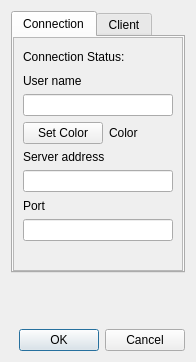
<?xml version="1.0" encoding="UTF-8"?>
<ui version="4.0">
 <class>SettingDlg</class>
 <widget class="QDialog" name="SettingDlg">
  <property name="geometry">
   <rect>
    <x>0</x>
    <y>0</y>
    <width>196</width>
    <height>362</height>
   </rect>
  </property>
  <property name="windowTitle">
   <string>Setting</string>
  </property>
  <layout class="QVBoxLayout" name="verticalLayout_5">
   <item>
    <widget class="QTabWidget" name="tabWidget">
     <property name="currentIndex">
      <number>0</number>
     </property>
     <widget class="QWidget" name="tabConnection">
      <attribute name="title">
       <string>Connection</string>
      </attribute>
      <layout class="QVBoxLayout" name="verticalLayout_4">
       <property name="margin">
        <number>0</number>
       </property>
       <item>
        <widget class="QScrollArea" name="scrollArea">
         <property name="widgetResizable">
          <bool>true</bool>
         </property>
         <widget class="QWidget" name="scrollAreaWidgetContents">
          <property name="geometry">
           <rect>
            <x>0</x>
            <y>0</y>
            <width>168</width>
            <height>235</height>
           </rect>
          </property>
          <layout class="QVBoxLayout" name="verticalLayout">
           <item>
            <layout class="QHBoxLayout" name="horizontalLayout">
             <item>
              <widget class="QLabel" name="label_4">
               <property name="text">
                <string>Connection Status: </string>
               </property>
              </widget>
             </item>
             <item>
              <widget class="QLabel" name="labelLight"/>
             </item>
             <item>
              <spacer name="horizontalSpacer">
               <property name="orientation">
                <enum>Qt::Horizontal</enum>
               </property>
               <property name="sizeHint" stdset="0">
                <size>
                 <width>40</width>
                 <height>20</height>
                </size>
               </property>
              </spacer>
             </item>
            </layout>
           </item>
           <item>
            <widget class="QLabel" name="label_3">
             <property name="text">
              <string>User name</string>
             </property>
            </widget>
           </item>
           <item>
            <widget class="QLineEdit" name="leUserName"/>
           </item>
           <item>
            <layout class="QHBoxLayout" name="horizontalLayout_2">
             <item>
              <widget class="QPushButton" name="btColor">
               <property name="sizePolicy">
                <sizepolicy hsizetype="Expanding" vsizetype="Fixed">
                 <horstretch>0</horstretch>
                 <verstretch>0</verstretch>
                </sizepolicy>
               </property>
               <property name="text">
                <string>Set Color</string>
               </property>
              </widget>
             </item>
             <item>
              <widget class="QLabel" name="labelColor">
               <property name="sizePolicy">
                <sizepolicy hsizetype="Expanding" vsizetype="Preferred">
                 <horstretch>0</horstretch>
                 <verstretch>0</verstretch>
                </sizepolicy>
               </property>
               <property name="text">
                <string>Color</string>
               </property>
              </widget>
             </item>
            </layout>
           </item>
           <item>
            <widget class="QLabel" name="label">
             <property name="text">
              <string>Server address</string>
             </property>
            </widget>
           </item>
           <item>
            <widget class="QLineEdit" name="leAddress"/>
           </item>
           <item>
            <widget class="QLabel" name="label_2">
             <property name="text">
              <string>Port</string>
             </property>
            </widget>
           </item>
           <item>
            <widget class="QLineEdit" name="lePort"/>
           </item>
           <item>
            <widget class="QLabel" name="labelMessage"/>
           </item>
          </layout>
         </widget>
        </widget>
       </item>
      </layout>
     </widget>
     <widget class="QWidget" name="tabClient">
      <attribute name="title">
       <string>Client</string>
      </attribute>
      <layout class="QVBoxLayout" name="verticalLayout_3">
       <property name="margin">
        <number>0</number>
       </property>
       <item>
        <widget class="QScrollArea" name="scrollArea_2">
         <property name="widgetResizable">
          <bool>true</bool>
         </property>
         <widget class="QWidget" name="scrollAreaWidgetContents_2">
          <property name="geometry">
           <rect>
            <x>0</x>
            <y>0</y>
            <width>168</width>
            <height>162</height>
           </rect>
          </property>
          <layout class="QVBoxLayout" name="verticalLayout_2">
           <item>
            <widget class="QLabel" name="labelSubtlety">
             <property name="text">
              <string>Animation subtlety</string>
             </property>
            </widget>
           </item>
           <item>
            <widget class="QSlider" name="sliderSubtlety">
             <property name="minimum">
              <number>1</number>
             </property>
             <property name="maximum">
              <number>10</number>
             </property>
             <property name="pageStep">
              <number>1</number>
             </property>
             <property name="orientation">
              <enum>Qt::Horizontal</enum>
             </property>
             <property name="tickPosition">
              <enum>QSlider::TicksAbove</enum>
             </property>
             <property name="tickInterval">
              <number>1</number>
             </property>
            </widget>
           </item>
           <item>
            <widget class="QLabel" name="labelFontSize">
             <property name="text">
              <string>Font size</string>
             </property>
            </widget>
           </item>
           <item>
            <widget class="QSlider" name="sliderFontSize">
             <property name="minimum">
              <number>6</number>
             </property>
             <property name="maximum">
              <number>16</number>
             </property>
             <property name="pageStep">
              <number>1</number>
             </property>
             <property name="value">
              <number>10</number>
             </property>
             <property name="orientation">
              <enum>Qt::Horizontal</enum>
             </property>
             <property name="tickPosition">
              <enum>QSlider::TicksAbove</enum>
             </property>
             <property name="tickInterval">
              <number>1</number>
             </property>
            </widget>
           </item>
           <item>
            <widget class="QCheckBox" name="cbLightTrail">
             <property name="text">
              <string>Show light trail</string>
             </property>
            </widget>
           </item>
           <item>
            <widget class="QCheckBox" name="cbAfterImage">
             <property name="text">
              <string>Show afterimage</string>
             </property>
            </widget>
           </item>
          </layout>
         </widget>
        </widget>
       </item>
       <item>
        <spacer name="verticalSpacer">
         <property name="orientation">
          <enum>Qt::Vertical</enum>
         </property>
         <property name="sizeHint" stdset="0">
          <size>
           <width>20</width>
           <height>40</height>
          </size>
         </property>
        </spacer>
       </item>
      </layout>
     </widget>
    </widget>
   </item>
   <item>
    <spacer name="verticalSpacer_2">
     <property name="orientation">
      <enum>Qt::Vertical</enum>
     </property>
     <property name="sizeHint" stdset="0">
      <size>
       <width>20</width>
       <height>40</height>
      </size>
     </property>
    </spacer>
   </item>
   <item>
    <widget class="QDialogButtonBox" name="buttonBox">
     <property name="orientation">
      <enum>Qt::Horizontal</enum>
     </property>
     <property name="standardButtons">
      <set>QDialogButtonBox::Cancel|QDialogButtonBox::Ok</set>
     </property>
    </widget>
   </item>
  </layout>
 </widget>
 <resources/>
 <connections>
  <connection>
   <sender>buttonBox</sender>
   <signal>accepted()</signal>
   <receiver>SettingDlg</receiver>
   <slot>accept()</slot>
   <hints>
    <hint type="sourcelabel">
     <x>248</x>
     <y>254</y>
    </hint>
    <hint type="destinationlabel">
     <x>157</x>
     <y>274</y>
    </hint>
   </hints>
  </connection>
  <connection>
   <sender>buttonBox</sender>
   <signal>rejected()</signal>
   <receiver>SettingDlg</receiver>
   <slot>reject()</slot>
   <hints>
    <hint type="sourcelabel">
     <x>316</x>
     <y>260</y>
    </hint>
    <hint type="destinationlabel">
     <x>286</x>
     <y>274</y>
    </hint>
   </hints>
  </connection>
 </connections>
</ui>
